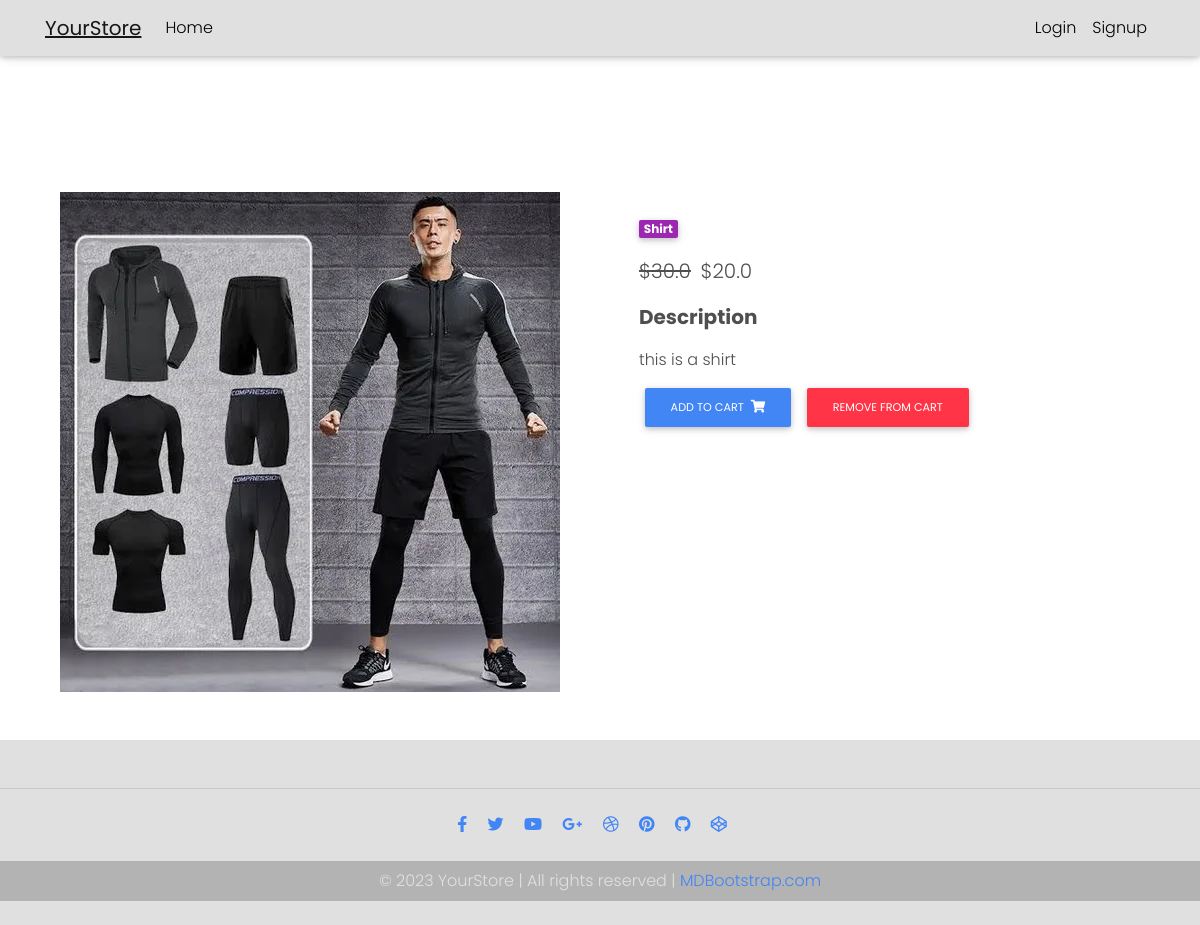
The page /product/shirt/ on the database its author committed.
### core/models.py (models this page shows, shortened)
class Item(models.Model):
    title = models.CharField(max_length=100)
    price = models.FloatField()
    discount_price = models.FloatField(blank=True, null=True)
    category = models.CharField(choices=CATEGORY_CHOICES, max_length=2)
    label = models.CharField(choices=LABEL_CHOICES, max_length=1)
    slug = models.SlugField()
    description = models.TextField()
    image = models.ImageField()
    def get_add_to_cart_url(self):
        return reverse("core:add-to-cart", kwargs={
            'slug': self.slug
        })
    def get_remove_from_cart_url(self):
        return reverse("core:remove-from-cart", kwargs={
            'slug': self.slug
        })

### core/views.py (the view)
# urls.py: path('product/<slug>/', ItemDetailView.as_view(), name='product'),
class ItemDetailView(DetailView):
    model = Item
    template_name = "product.html"

### templates/product.html
{% extends "base.html" %}
{% block content %}
<main class="mt-5 pt-4">
  <div class="container dark-grey-text mt-5">
    <div class="row wow fadeIn">
      <div class="col-md-6 mb-4">
        <img src="{{object.image.url}}" class="img-fluid" alt="">
      </div>
      <div class="col-md-6 mb-4">
        <div class="p-4">
          <div class="mb-3">
            <a href="">
              <span class="badge purple mr-1">{{ object.get_category_display }}</span>
            </a>
          </div>
          <p class="lead">
            {% if object.discount_price %}
            <span class="mr-1">
              <del>${{ object.price }}</del>
            </span>
            <span>${{ object.discount_price }}</span>
            {% else %}
            <span>${{ object.price }}</span>
            {% endif %}
          </p>
          <p class="lead font-weight-bold">Description</p>
          <p>{{ object.description }}</p>
          <a href="{{ object.get_add_to_cart_url }}" class="btn btn-primary btn-md my-0 p">
            Add to cart
            <i class="fas fa-shopping-cart ml-1"></i>
          </a>
          <a href="{{ object.get_remove_from_cart_url }}" class="btn btn-danger btn-md my-0 p">
            Remove from cart
          </a>
        </div>
      </div>
    </div>
  </div>
</main>
{% endblock content %}

### templates/base.html (style rules this page uses)
html, body, header, .carousel { height: 60vh; }
* { font-family: 'Montserrat', sans-serif; font-family: 'Mulish', sans-serif; font-family: 'Poppins', sans-serif; }

### rows shown on the page
Item: image (picture), category "Shirt", price "30.0", discount_price "20.0", description "this is a shirt"
